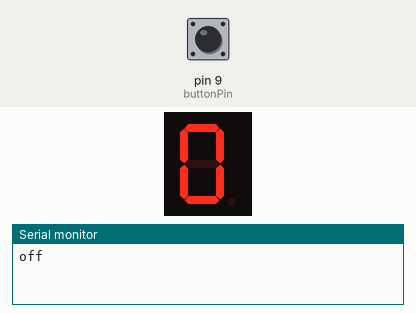
Simulated run of this sketch. Board: Arduino Uno, built with avr-gcc and run on an emulated ATmega328P. On the bench: 1-digit seven-segment display, the last lines printed to the serial monitor. Wiring (inferred from the names in the program): 1-digit 7-segment display, segments lit when HIGH: segments pin 2, pin 3, pin 4, pin 5, pin 6, pin 7, pin 8. The test bench sets the inputs (shaded band); at power-on: pin 9 (buttonPin) HIGH. The segment pins are drawn as the display they are named for.

Above: at 1.2 s.
1.3 s: pin 9 (buttonPin) pulled LOW for 0.15 s
At 1.7 s:
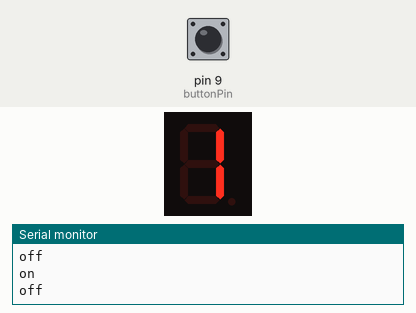
4.4 s: pin 9 (buttonPin) pulled LOW for 1 s
At 5.2 s:
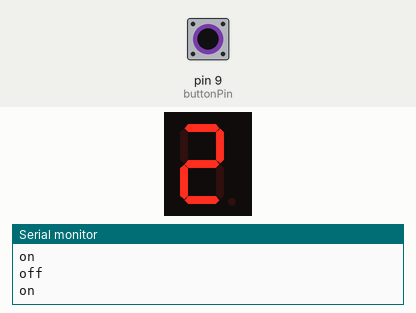
6.9 s: pin 9 (buttonPin) pulled LOW for 0.15 s
At 8.1 s:
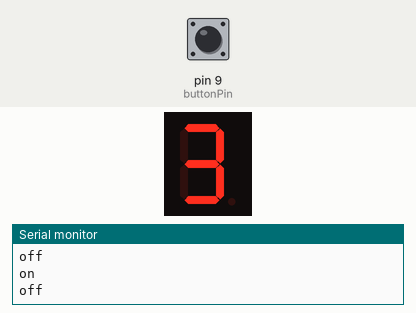
8.5 s: pin 9 (buttonPin) pulled LOW for 3.2 s
At 9.5 s:
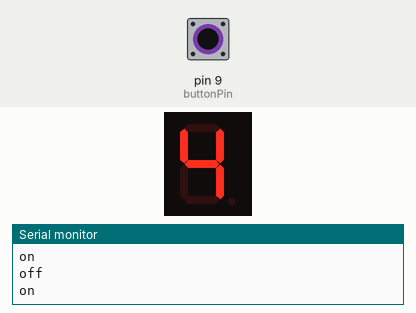
Timing chart, 0 to 11.5 s (numbered marks = the images above; inputs shaded):
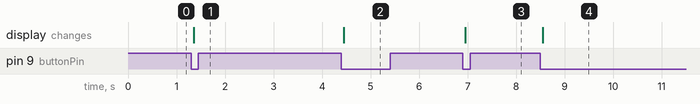

The sketch:

DigitalLogicSystem.ino
```cpp
 const int a = 2;
 const int b = 3;
 const int c = 4;
 const int d = 5;
 const int e = 6;
 const int f = 7;
 const int g = 8;

 bool bPress = false;
 const int buttonPin = 9;

 //Variables will change
 int buttonPushCounter = 0;
 int buttonState = 0;
 int lastButtonState = 0;

 void setup()
 {
   pinMode(a,OUTPUT);
   pinMode(b,OUTPUT);
   pinMode(c,OUTPUT);
   pinMode(d,OUTPUT);
   pinMode(e,OUTPUT);
   pinMode(f,OUTPUT);
   pinMode(g,OUTPUT);

   pinMode(buttonPin,INPUT_PULLUP);
   Serial.begin(9600);
   displayDigit(buttonPushCounter);
 }

 void loop()
 {
   buttonState = digitalRead(buttonPin);

   //compare the buttonState to its previous state
   if(buttonState != lastButtonState)
   {
     //if the state has changed,increment the counter
     if(buttonState == LOW)
     {
       //if the current state is HIGH then the button went from off to on
       bPress = true;
       buttonPushCounter++;
       if(buttonPushCounter>9) buttonPushCounter = 0;
       Serial.println("on");
     }
     else{
       //if the current state is LOW then the button went from on to off
       Serial.println("off");
     }
     //Delay a little bit to avoid bouncing
     delay(50);
   }
   //save the current state as the last state,for ext time through the loop
   lastButtonState = buttonState;

   if(bPress ){
     turnoff();
     displayDigit(buttonPushCounter);
   }
 }

 void displayDigit(int digit)
 {
   //condition for displaying segment a
   if(digit != 1 && digit !=4)
   digitalWrite(a,HIGH);

   //condition for displaying segment b
   if(digit != 5  && digit != 6)
   digitalWrite(b,HIGH);

   //condition for displaying segment c
   if(digit != 2)
   digitalWrite(c,HIGH);

   //condition for displaying segment d
   if(digit != 1 && digit !=4 && digit != 7)
   digitalWrite(d,HIGH);

   //condition for displaying segment e
   if(digit == 2 || digit ==6 || digit ==8 || digit == 0)
   digitalWrite(e,HIGH);

   //condition for displaying segment f
   if(digit != 1 && digit !=2 && digit != 3 && digit != 7)
   digitalWrite(f,HIGH);

   //condition for displaying segment g
   if(digit != 0 && digit !=1 && digit!= 7)
   digitalWrite(g,HIGH);
 }

 void turnoff()
 {
   digitalWrite(a,LOW);
   digitalWrite(b,LOW);
   digitalWrite(c,LOW);
   digitalWrite(d,LOW);
   digitalWrite(e,LOW);
   digitalWrite(f,LOW);
   digitalWrite(g,LOW);
 }
```

Measured:
- after the input at 1.3 s, the display: changes after 0.05 s (image 1)
- after the input at 4.4 s, the display: changes after 0.05 s (image 2)
- after the input at 6.9 s, the display: changes after 0.05 s (image 3)
- after the input at 8.5 s, the display: changes after 0.05 s (image 4)
